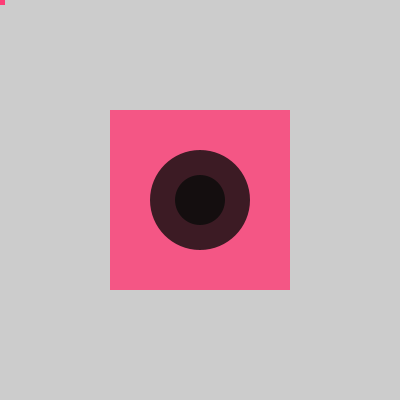
Frame 1 (no input)
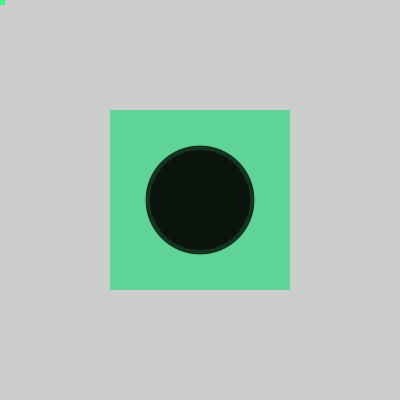
Frame 60 (the mouse pressed at the canvas centre just before this capture)
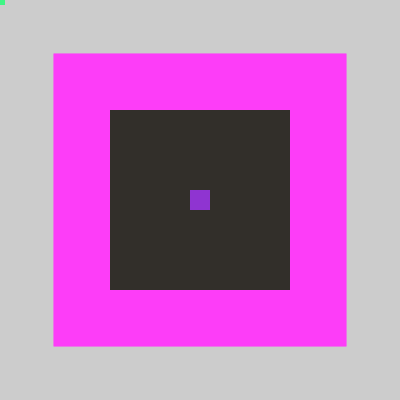
Frame 120 (the mouse held since frame 60 and released just before this capture)

The Processing sketch that drew these frames (run headless with seeded random() and noise(); from frame 60 on, the mouse is pressed at the canvas centre):

// Processing sketch: processing_108330
// ── processing_108330.pde


float vel=0;


void setup() {
  size(400, 400);
}
int zero=0;
int quatre=400;
int uno=100;
int g=200;
int w=100;
int h=50;

void draw() {


  
  fill(random(255), quatre/2, 255, quatre/2);
  noStroke();


  noCursor();
  colorMode(HSB);


  fill(random(255), quatre/2, 255, quatre/2);
  rectMode(CENTER);
  int steps = 6;
  for (int i = 0; i <= steps; i++) {
    float t = i / float(steps);
    float x = curvePoint(5, 5, 73, 73, t);
    float y = curvePoint(26, 26, 24, 61, t);

    x = curvePoint(5, 73, 73, 15, t);
    y = curvePoint(26, 24, 61, 65, t);
  }

  vel= dist(mouseX, mouseY, pmouseX, pmouseY);
  fill(random(255), quatre/2, 255, quatre/2);
  rect(mouseX, mouseY, vel+10, vel+10);
  rect(mouseY, mouseX, vel+10, vel+10);







  if (mousePressed)
    fill(30, 40, 50);//meter cosas

  rect (zero+quatre/2, zero+200, quatre/2-20, quatre/2-20);

  //movimiento imagen




  int counter;// antes meter




    colorMode(HSB);   //colores
  counter = 0;



  counter++;
  noStroke();
  fill(random(255), 200, 255, 200);

  if (mousePressed == true) { //agregar interaccion
    rect(mouseX, mouseY, 20, 20);
  }
  else {
    fill(random(100), 10, 10, 200);
 ellipse(g,g,w,w);
 ellipse(g,g,h,h);
 h++;
   
  }
}
